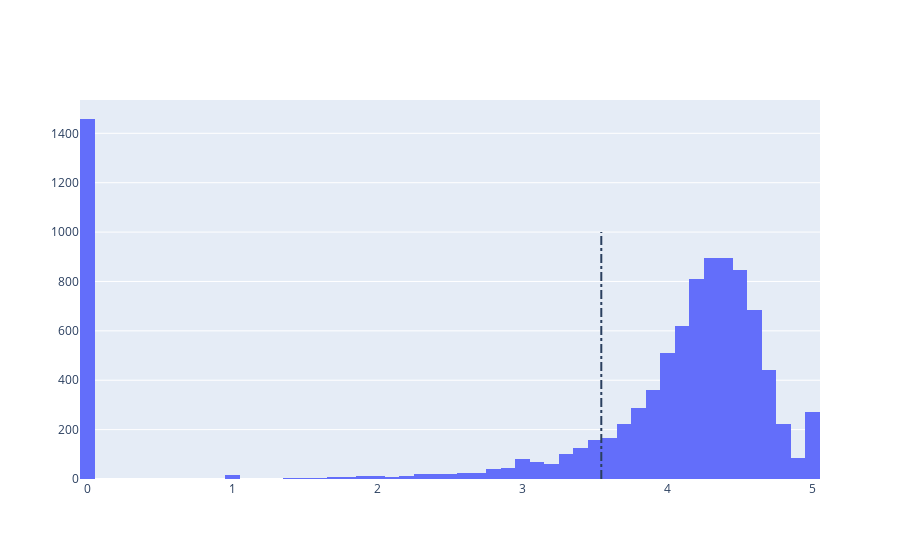

This figure's notebook cell:
### Code cell
#20) Mean app rating
avg_rating = df['Rating'].mean()
print('Average app rating is ', avg_rating)
# Data list of the rating; plotted graph is a histogram
data = [go.Histogram(
        x = df['Rating']
)]
# Add a vertical line indicating the mean value.
layout = {'shapes': [{
              'type' :'line',
              'x0': avg_rating,
              'y0': 0,
              'x1': avg_rating,
              'y1': 1000,
              'line': { 'dash': 'dashdot'}
                    }]
         
          }
plotly.offline.iplot({'data': data, 'layout': layout})

### Figure 1 — Plotly figure (JSON) as saved in the notebook; plotly's stock layout.template omitted (floating-point values rounded to 4 significant figures; data arrays with more than 128 entries replaced by an {"elided": "..."} marker saying what was removed)
{"data": [{"type": "histogram", "x": {"elided": "9648 float values"}}], "layout": {"shapes": [{"line": {"dash": "dashdot"}, "type": "line", "x0": 3.543, "x1": 3.543, "y0": 0, "y1": 1000}]}}
